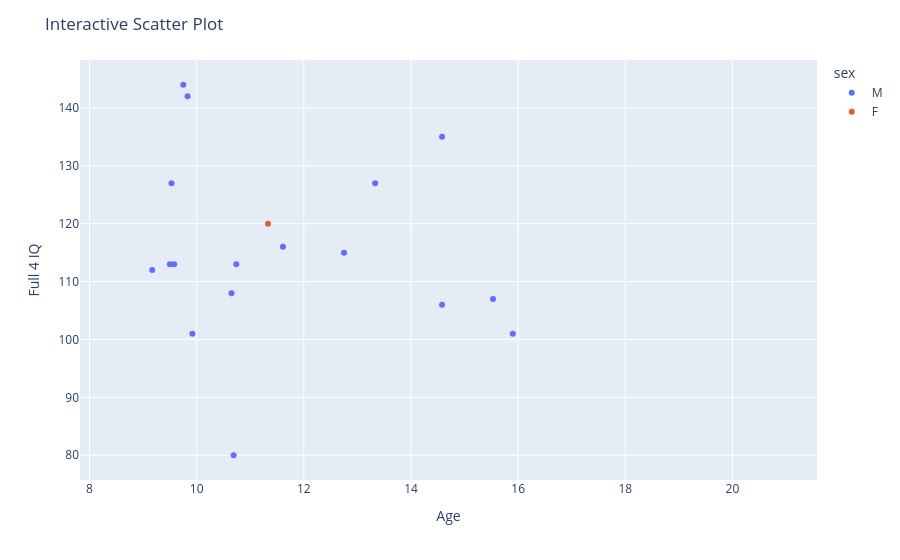

Notebook code cell kept with this figure:
### Code cell
# Reproduction du scatter plot
fig = px.scatter(pheno_all, x='age', y='full_4_iq', color='sex', hover_data=['adhd', 'cog_inatt', 'hyperac', 'anxious_shy', 'perfectionism',
       'social_problems','conn_adhd', 'restless_impulsive',])

fig.update_layout(
    title="Interactive Scatter Plot",
    xaxis_title="Age",
    yaxis_title="Full 4 IQ"
)

fig.show()

### Figure 1 — Plotly figure (JSON) as saved in the notebook; plotly's stock layout.template omitted (floating-point values rounded to 4 significant figures; data arrays with more than 128 entries replaced by an {"elided": "..."} marker saying what was removed)
{"data": [{"customdata": {"elided": "35x8 float values"}, "hovertemplate": "sex=M<br>age=%{x}<br>full_4_iq=%{y}<br>adhd=%{customdata[0]}<br>cog_inatt=%{customdata[1]}<br>hyperac=%{customdata[2]}<br>anxious_shy=%{customdata[3]}<br>perfectionism=%{customdata[4]}<br>social_problems=%{customdata[5]}<br>conn_adhd=%{customdata[6]}<br>restless_impulsive=%{customdata[7]}<extra></extra>", "legendgroup": "M", "marker": {"color": "#636efa", "symbol": "circle"}, "mode": "markers", "name": "M", "orientation": "v", "showlegend": true, "type": "scatter", "x": [10.35, 10.64, 12.98, 12.77, 11.65, 11.84, 13.35, 15.55, 19.08, 19.39, 17.74, 17.59, 20.82, 19.05, 9.92, 10.74, 15.9, 15.53, 10.65, 9.53, 11.61, 10.69, 11.33, 9.17, 9.17, 9.08, 8.67, 13.33, 12.75, 9.83, 9.75, 9.5, 9.58, 14.58, 14.58], "xaxis": "x", "y": [NaN, NaN, NaN, NaN, NaN, NaN, NaN, NaN, NaN, NaN, NaN, NaN, NaN, NaN, 101.0, 113.0, 101.0, 107.0, 108.0, 127.0, 116.0, 80.0, NaN, NaN, 112.0, NaN, NaN, 127.0, 115.0, 142.0, 144.0, 113.0, 113.0, 106.0, 135.0], "yaxis": "y"}, {"customdata": [[1.0, NaN, NaN, NaN, NaN, NaN, NaN, NaN], [0.0, NaN, NaN, NaN, NaN, NaN, NaN, NaN], [1.0, NaN, NaN, NaN, NaN, NaN, NaN, NaN], [0.0, NaN, NaN, NaN, NaN, NaN, NaN, NaN], [1.0, NaN, NaN, NaN, NaN, NaN, NaN, NaN]], "hovertemplate": "sex=F<br>age=%{x}<br>full_4_iq=%{y}<br>adhd=%{customdata[0]}<br>cog_inatt=%{customdata[1]}<br>hyperac=%{customdata[2]}<br>anxious_shy=%{customdata[3]}<br>perfectionism=%{customdata[4]}<br>social_problems=%{customdata[5]}<br>conn_adhd=%{customdata[6]}<br>restless_impulsive=%{customdata[7]}<extra></extra>", "legendgroup": "F", "marker": {"color": "#EF553B", "symbol": "circle"}, "mode": "markers", "name": "F", "orientation": "v", "showlegend": true, "type": "scatter", "x": [10.5, 11.22, 9.83, 8.58, 11.33], "xaxis": "x", "y": [NaN, NaN, NaN, NaN, 120.0], "yaxis": "y"}], "layout": {"legend": {"title": {"text": "sex"}, "tracegroupgap": 0}, "margin": {"t": 60}, "title": {"text": "Interactive Scatter Plot"}, "xaxis": {"anchor": "y", "domain": [0, 1], "title": {"text": "Age"}}, "yaxis": {"anchor": "x", "domain": [0, 1], "title": {"text": "Full 4 IQ"}}}}
